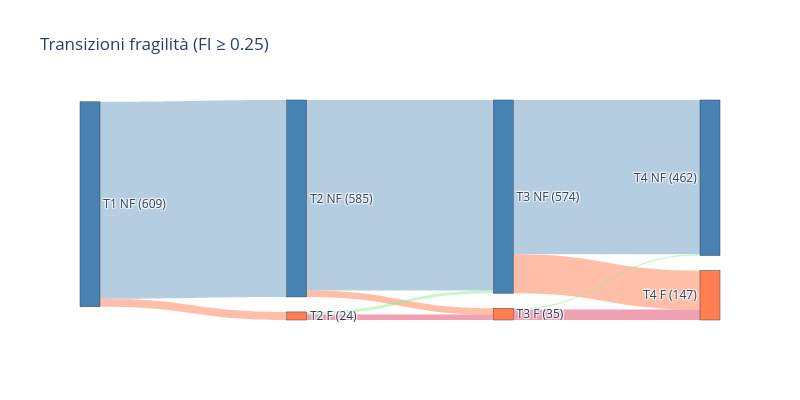

The cell this chart's notebook holds for it:
### Markdown cell above
## 6. Transizioni di fragilità — Sankey

Diagramma Sankey che mostra come i pazienti transitano tra stato frail e not-frail
tra ogni coppia di visite consecutive.

### Code cell
def build_sankey(df_src, frail_thr, title="Transizioni fragilità"):
    pivot = df_src.pivot(index="Code", columns="Time", values="FI")
    status = (pivot >= frail_thr).astype(int)
    labels, sources, targets, values, link_colors = [], [], [], [], []
    time_list = sorted(status.columns)

    for i, t in enumerate(time_list):
        n_nf = (status[t] == 0).sum()
        n_fr = (status[t] == 1).sum()
        labels.append(f"T{t} NF ({n_nf})")
        labels.append(f"T{t} F ({n_fr})")

    colors_map = {"NF→NF": "rgba(70,130,180,0.4)", "NF→F": "rgba(255,127,80,0.5)",
                  "F→NF": "rgba(144,238,144,0.5)", "F→F": "rgba(220,20,60,0.4)"}
    for i in range(len(time_list) - 1):
        t_from, t_to = time_list[i], time_list[i + 1]
        for s_from in [0, 1]:
            for s_to in [0, 1]:
                cnt = int(((status[t_from] == s_from) & (status[t_to] == s_to)).sum())
                if cnt == 0:
                    continue
                sources.append(i * 2 + s_from)
                targets.append((i + 1) * 2 + s_to)
                values.append(cnt)
                lbl = ("F" if s_from else "NF") + "→" + ("F" if s_to else "NF")
                link_colors.append(colors_map[lbl])

    fig = go.Figure(go.Sankey(
        node=dict(pad=15, thickness=20, label=labels,
                  color=["steelblue" if "NF" in l else "coral" for l in labels]),
        link=dict(source=sources, target=targets, value=values, color=link_colors)))
    fig.update_layout(title_text=title, font_size=12, width=800, height=400)
    fig.show()

    trans_rows = []
    for i in range(len(time_list) - 1):
        t_from, t_to = time_list[i], time_list[i + 1]
        for s_from in [0, 1]:
            for s_to in [0, 1]:
                cnt = int(((status[t_from] == s_from) & (status[t_to] == s_to)).sum())
                trans_rows.append({"Da": f"T{t_from}", "A": f"T{t_to}",
                    "Stato_da": "Frail" if s_from else "Not-frail",
                    "Stato_a":  "Frail" if s_to   else "Not-frail", "N": cnt})
    display(pd.DataFrame(trans_rows))

build_sankey(df_master, FRAIL_THR, title="Transizioni fragilità (FI ≥ 0.25)")

### Figure 1 — Plotly figure (JSON) as saved in the notebook; plotly's stock layout.template omitted (floating-point values rounded to 4 significant figures)
{"data": [{"link": {"color": ["rgba(70,130,180,0.4)", "rgba(255,127,80,0.5)", "rgba(70,130,180,0.4)", "rgba(255,127,80,0.5)", "rgba(144,238,144,0.5)", "rgba(220,20,60,0.4)", "rgba(70,130,180,0.4)", "rgba(255,127,80,0.5)", "rgba(144,238,144,0.5)", "rgba(220,20,60,0.4)"], "source": [0, 0, 2, 2, 3, 3, 4, 4, 5, 5], "target": [2, 3, 4, 5, 4, 5, 6, 7, 6, 7], "value": [585, 24, 566, 19, 8, 16, 458, 116, 4, 31]}, "node": {"color": ["steelblue", "coral", "steelblue", "coral", "steelblue", "coral", "steelblue", "coral"], "label": ["T1 NF (609)", "T1 F (0)", "T2 NF (585)", "T2 F (24)", "T3 NF (574)", "T3 F (35)", "T4 NF (462)", "T4 F (147)"], "pad": 15, "thickness": 20}, "type": "sankey"}], "layout": {"font": {"size": 12}, "height": 400, "title": {"text": "Transizioni fragilità (FI ≥ 0.25)"}, "width": 800}}
